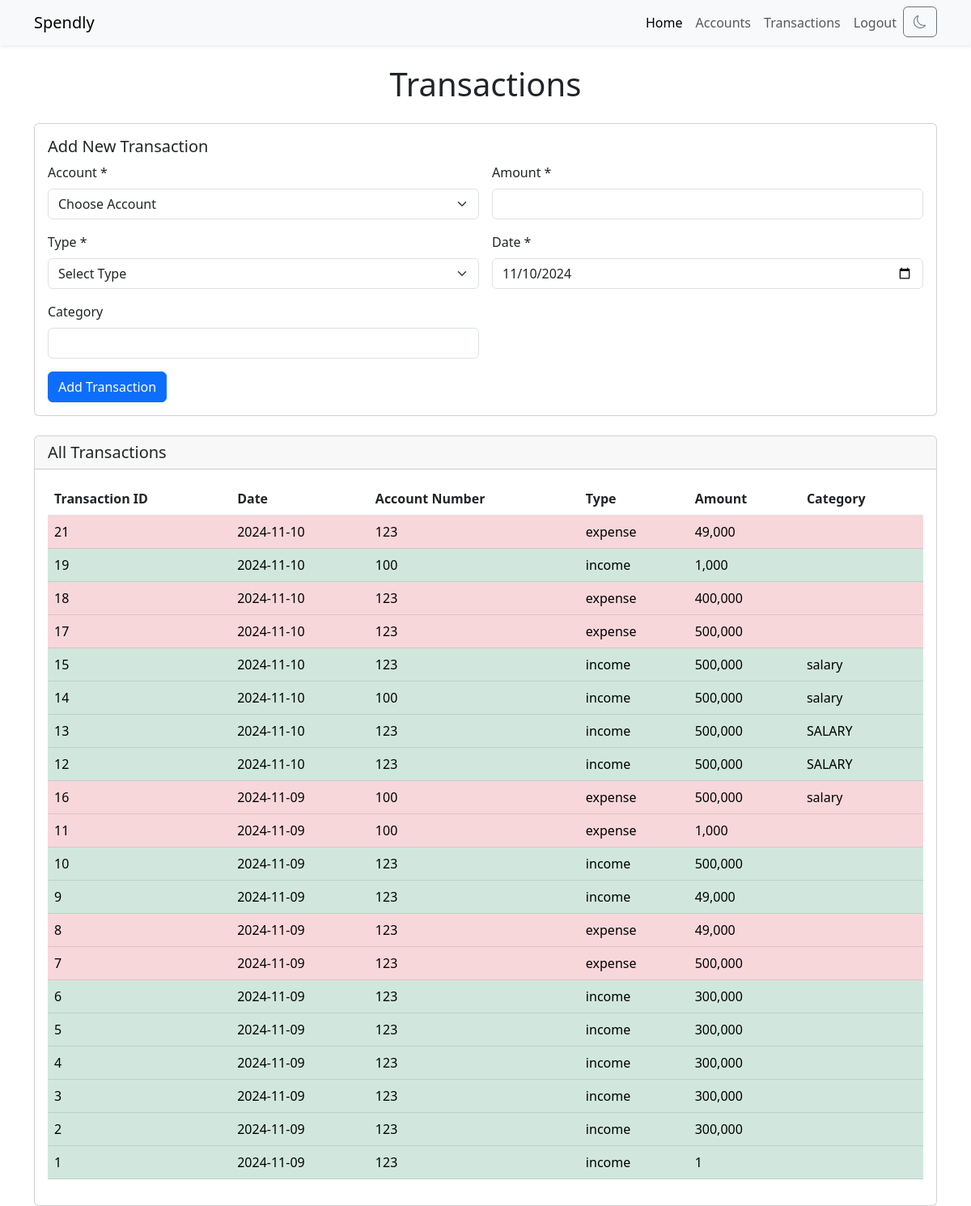
The page /transactions (signed in) on the database its author committed.
### app.py (models this page shows, shortened)
class TransactionsTable(db.Model):
    __tablename__ = 'transactions'
    tno = db.Column(db.Integer, primary_key = True, autoincrement = True)
    userid = db.Column(db.Integer, db.ForeignKey("users.id", ondelete='CASCADE'), nullable = False)
    date = db.Column(db.String, nullable = False)
    accno = db.Column(db.Integer, db.ForeignKey("accounts.accno"), nullable = False)
    type = db.Column(db.String, nullable = False)
    amount = db.Column(db.Integer, nullable = False)
    category = db.Column(db.String)

### app.py (the view, shortened to what this page needs)
@app.route('/transactions', methods = ["GET", "POST"])
@login_required
def transactions():
    form = TransactionForm()
    transactions = TransactionsTable.query.filter_by(userid=current_user.id).order_by(TransactionsTable.date.desc(), TransactionsTable.tno.desc()).all()
    form.account_number.choices = [('', "Choose Account")] + [(i.accno, f"{i.accno} - {i.bank}") for i in AccountsTable.query.filter_by(userid=current_user.id).all()]
    return render_template('transactions.html', form=form, transactions=transactions, title="Transactions")

### app.py
class TransactionForm(FlaskForm):
    account_number = SelectField("Account Number", validators=[InputRequired()])
    amount = IntegerField('Amount', validators=[InputRequired()])
    type = SelectField('Type', choices=[('', "Select Type"), ('expense', "Expenditure"), ('income', "Income")],validators=[InputRequired()])
    date = DateField('Date', default=datetime.today(), validators=[InputRequired()])
    category = StringField('Category')
    submit = SubmitField('Add Transaction')

### app.py (called while the page is built)
@login_manager.user_loader
def load_user(user_id):
    return UsersTable.query.get(int(user_id))

### templates/transactions.html (shortened to what this page needs)
{% extends "layout.html" %}
{% block content %}
<div class="container mt-4">
    <h1 class="mb-4 text-center">Transactions</h1>
    <div class="card mb-4">
        <div class="card-body">
            <h5 class="card-title">Add New Transaction</h5>
            <form id="addTransactionForm" class="row g-3" method="POST">
                <div class="col-md-6">
                    <label for="transactionAccount" class="form-label">Account *</label>
                    {{ form.account_number(class="form-select", id="transactionAccount") }}
                </div>
                <div class="col-md-6">
                    <label for="transactionAmount" class="form-label">Amount *</label>
                    {{ form.amount(class="form-control", id="transactionAmount") }}
                </div>
                <div class="col-md-6">
                    <label for="transactionType" class="form-label">Type *</label>
                    {{ form.type(class="form-select", id="transactionType") }}
                </div>
                <div class="col-md-6">
                    <label for="transactionDate" class="form-label">Date *</label>
                    {{ form.date(class="form-control", id="transactionDate") }}
                </div>
                <div class="col-md-6">
                    <label for="transactionCategory" class="form-label">Category</label>
                    {{ form.category(class="form-control", id="transactionCategory") }}
                </div>
                <div class="col-12">
                    {{ form.submit(class="btn btn-primary") }}
                </div>
            </form>
        </div>
    </div>
    <div class="card">
        <div class="card-header">
            <h5 class="card-title mb-0">All Transactions</h5>
        </div>
        <div class="card-body">
            {% if transactions %}
            <table id="transactionsTable" class="table">
                <thead>
                    <tr>
                        <th scope="col">Transaction ID</th>
                        <th scope="col">Date</th>
                        <th scope="col">Account Number</th>
                        <th scope="col">Type</th>
                        <th scope="col">Amount</th>
                        <th scope="col">Category</th>
                    </tr>
                </thead>
                <tbody>
                    {% for transaction in transactions %}
                    {% if transaction.type == 'income' %}
                        <tr class="table-success">
                    {% else %}
                        <tr class="table-danger">
                    {% endif %}
                            <td>{{transaction.tno}}</td>
                            <td>{{transaction.date}}</td>
                            <td>{{transaction.accno}}</td>
                            <td>{{transaction.type}}</td>
                            <td>{{"{:,}".format(transaction.amount)}}</td>
                            <td>{{transaction.category}}</td>
                        </tr>
                    {% endfor %}
                </tbody>
            </table>
            {% else %}
            <div class="alert alert-info" role="info">
                <i class="fas fa-exclamation-circle"></i> &nbsp; No transactions yet.
            </div>
            {% endif %}
        </div>
    </div>
</div>
{% endblock %}

### rows shown on the page
TransactionsTable: amount "49,000"
TransactionsTable: amount "1,000"
TransactionsTable: amount "400,000"
TransactionsTable: amount "500,000"
TransactionsTable: amount "500,000"
TransactionsTable: amount "500,000"
TransactionsTable: amount "500,000"
TransactionsTable: amount "500,000"
TransactionsTable: amount "500,000"
TransactionsTable: amount "1,000"
TransactionsTable: amount "500,000"
TransactionsTable: amount "49,000"
TransactionsTable: amount "49,000"
TransactionsTable: amount "500,000"
TransactionsTable: amount "300,000"
TransactionsTable: amount "300,000"
TransactionsTable: amount "300,000"
TransactionsTable: amount "300,000"
TransactionsTable: amount "300,000"
TransactionsTable: amount "1"
